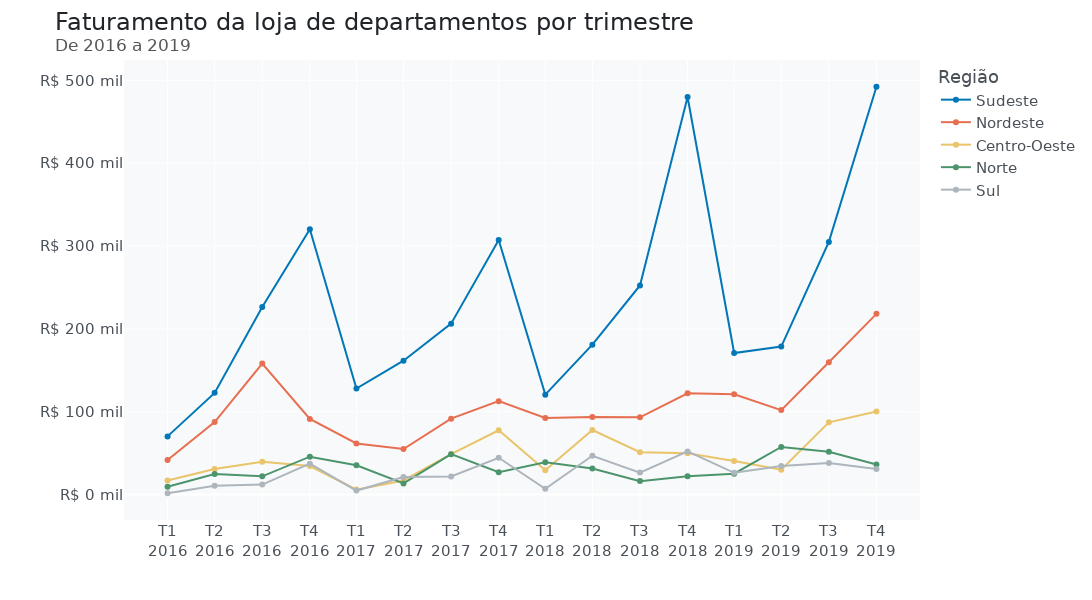

Here is the notebook cell this chart was saved with:
### Code cell
# Importando a biblioteca
import plotly.express as px

# Gerando um gráfico de linha com o faturamento da loja por trimestre dividido por região
fig = px.line(df_regiao, x=df_regiao.index, y=df_regiao.columns, markers = True, labels={"regiao": "Região"},
              color_discrete_sequence=[AZUL2, VERMELHO1, AMARELO1 , VERDE1, CINZA3])

# Ajustando o layout do gráfico
fig.update_layout(width=1300, height=600, font_family = 'DejaVu Sans', font_size=15, 
                   font_color= CINZA2, title_font_color= CINZA1, title_font_size=24, 
                   title_text='Faturamento da loja de departamentos por trimestre' +
                              '<br><sup size=1 style="color:#555655">De 2016 a 2019</sup>',
                   xaxis_title='', yaxis_title='', plot_bgcolor= CINZA5)

# # Ajustando os ticks do eixo y para o formato em milhar
fig.update_yaxes(tickprefix="R$ ", ticksuffix=" mil")

# Ajustando o eixo x com os labels dos trimestres
labels = ['T1<br>2016', 'T2<br>2016', 'T3<br>2016', 'T4<br>2016', 
           'T1<br>2017', 'T2<br>2017', 'T3<br>2017', 'T4<br>2017',
           'T1<br>2018', 'T2<br>2018', 'T3<br>2018', 'T4<br>2018',
           'T1<br>2019', 'T2<br>2019', 'T3<br>2019', 'T4<br>2019',]
fig.update_xaxes(ticktext = labels, tickvals=df_regiao.index)

fig.show()

### Figure 1 — Plotly figure (JSON) as saved in the notebook; plotly's stock layout.template omitted (floating-point values rounded to 4 significant figures)
{"data": [{"hovertemplate": "Região=Sudeste<br>data_pedido=%{x}<br>value=%{y}<extra></extra>", "legendgroup": "Sudeste", "line": {"color": "#0077b6", "dash": "solid"}, "marker": {"symbol": "circle"}, "mode": "lines+markers", "name": "Sudeste", "orientation": "v", "showlegend": true, "type": "scatter", "x": ["2016-03-31T00:00:00.000000000", "2016-06-30T00:00:00.000000000", "2016-09-30T00:00:00.000000000", "2016-12-31T00:00:00.000000000", "2017-03-31T00:00:00.000000000", "2017-06-30T00:00:00.000000000", "2017-09-30T00:00:00.000000000", "2017-12-31T00:00:00.000000000", "2018-03-31T00:00:00.000000000", "2018-06-30T00:00:00.000000000", "2018-09-30T00:00:00.000000000", "2018-12-31T00:00:00.000000000", "2019-03-31T00:00:00.000000000", "2019-06-30T00:00:00.000000000", "2019-09-30T00:00:00.000000000", "2019-12-31T00:00:00.000000000"], "xaxis": "x", "y": [70.18, 122.7, 226.4, 320.3, 127.9, 161.5, 206.3, 307.3, 120.6, 180.9, 252.4, 480.0, 170.8, 178.6, 305.0, 492.3], "yaxis": "y"}, {"hovertemplate": "Região=Nordeste<br>data_pedido=%{x}<br>value=%{y}<extra></extra>", "legendgroup": "Nordeste", "line": {"color": "#e76f51", "dash": "solid"}, "marker": {"symbol": "circle"}, "mode": "lines+markers", "name": "Nordeste", "orientation": "v", "showlegend": true, "type": "scatter", "x": ["2016-03-31T00:00:00.000000000", "2016-06-30T00:00:00.000000000", "2016-09-30T00:00:00.000000000", "2016-12-31T00:00:00.000000000", "2017-03-31T00:00:00.000000000", "2017-06-30T00:00:00.000000000", "2017-09-30T00:00:00.000000000", "2017-12-31T00:00:00.000000000", "2018-03-31T00:00:00.000000000", "2018-06-30T00:00:00.000000000", "2018-09-30T00:00:00.000000000", "2018-12-31T00:00:00.000000000", "2019-03-31T00:00:00.000000000", "2019-06-30T00:00:00.000000000", "2019-09-30T00:00:00.000000000", "2019-12-31T00:00:00.000000000"], "xaxis": "x", "y": [41.73, 87.41, 158.1, 91.27, 61.58, 54.93, 91.6, 112.7, 92.4, 93.71, 93.14, 122.1, 121.1, 101.9, 159.7, 218.1], "yaxis": "y"}, {"hovertemplate": "Região=Centro-Oeste<br>data_pedido=%{x}<br>value=%{y}<extra></extra>", "legendgroup": "Centro-Oeste", "line": {"color": "#e9c46a", "dash": "solid"}, "marker": {"symbol": "circle"}, "mode": "lines+markers", "name": "Centro-Oeste", "orientation": "v", "showlegend": true, "type": "scatter", "x": ["2016-03-31T00:00:00.000000000", "2016-06-30T00:00:00.000000000", "2016-09-30T00:00:00.000000000", "2016-12-31T00:00:00.000000000", "2017-03-31T00:00:00.000000000", "2017-06-30T00:00:00.000000000", "2017-09-30T00:00:00.000000000", "2017-12-31T00:00:00.000000000", "2018-03-31T00:00:00.000000000", "2018-06-30T00:00:00.000000000", "2018-09-30T00:00:00.000000000", "2018-12-31T00:00:00.000000000", "2019-03-31T00:00:00.000000000", "2019-06-30T00:00:00.000000000", "2019-09-30T00:00:00.000000000", "2019-12-31T00:00:00.000000000"], "xaxis": "x", "y": [16.8, 30.83, 39.61, 34.41, 5.9, 16.96, 48.82, 77.54, 29.3, 77.91, 51.03, 49.83, 40.37, 30.02, 87.09, 100.3], "yaxis": "y"}, {"hovertemplate": "Região=Norte<br>data_pedido=%{x}<br>value=%{y}<extra></extra>", "legendgroup": "Norte", "line": {"color": "#4c956c", "dash": "solid"}, "marker": {"symbol": "circle"}, "mode": "lines+markers", "name": "Norte", "orientation": "v", "showlegend": true, "type": "scatter", "x": ["2016-03-31T00:00:00.000000000", "2016-06-30T00:00:00.000000000", "2016-09-30T00:00:00.000000000", "2016-12-31T00:00:00.000000000", "2017-03-31T00:00:00.000000000", "2017-06-30T00:00:00.000000000", "2017-09-30T00:00:00.000000000", "2017-12-31T00:00:00.000000000", "2018-03-31T00:00:00.000000000", "2018-06-30T00:00:00.000000000", "2018-09-30T00:00:00.000000000", "2018-12-31T00:00:00.000000000", "2019-03-31T00:00:00.000000000", "2019-06-30T00:00:00.000000000", "2019-09-30T00:00:00.000000000", "2019-12-31T00:00:00.000000000"], "xaxis": "x", "y": [9.31, 24.68, 21.94, 45.65, 35.25, 13.35, 48.71, 26.86, 39.03, 31.35, 16.16, 22.17, 25.11, 57.4, 51.54, 36.26], "yaxis": "y"}, {"hovertemplate": "Região=Sul<br>data_pedido=%{x}<br>value=%{y}<extra></extra>", "legendgroup": "Sul", "line": {"color": "#adb5bd", "dash": "solid"}, "marker": {"symbol": "circle"}, "mode": "lines+markers", "name": "Sul", "orientation": "v", "showlegend": true, "type": "scatter", "x": ["2016-03-31T00:00:00.000000000", "2016-06-30T00:00:00.000000000", "2016-09-30T00:00:00.000000000", "2016-12-31T00:00:00.000000000", "2017-03-31T00:00:00.000000000", "2017-06-30T00:00:00.000000000", "2017-09-30T00:00:00.000000000", "2017-12-31T00:00:00.000000000", "2018-03-31T00:00:00.000000000", "2018-06-30T00:00:00.000000000", "2018-09-30T00:00:00.000000000", "2018-12-31T00:00:00.000000000", "2019-03-31T00:00:00.000000000", "2019-06-30T00:00:00.000000000", "2019-09-30T00:00:00.000000000", "2019-12-31T00:00:00.000000000"], "xaxis": "x", "y": [1.51, 10.62, 11.97, 37.19, 4.75, 21.23, 21.68, 44.34, 6.95, 46.78, 26.43, 52.02, 26.18, 34.39, 37.99, 30.85], "yaxis": "y"}], "layout": {"font": {"color": "#495057", "family": "DejaVu Sans", "size": 15}, "height": 600, "legend": {"title": {"text": "Região"}, "tracegroupgap": 0}, "margin": {"t": 60}, "plot_bgcolor": "#f8f9fa", "title": {"font": {"color": "#212529", "size": 24}, "text": "Faturamento da loja de departamentos por trimestre<br><sup size=1 style=\"color:#555655\">De 2016 a 2019</sup>"}, "width": 1300, "xaxis": {"anchor": "y", "domain": [0, 1], "ticktext": ["T1<br>2016", "T2<br>2016", "T3<br>2016", "T4<br>2016", "T1<br>2017", "T2<br>2017", "T3<br>2017", "T4<br>2017", "T1<br>2018", "T2<br>2018", "T3<br>2018", "T4<br>2018", "T1<br>2019", "T2<br>2019", "T3<br>2019", "T4<br>2019"], "tickvals": ["2016-03-31T00:00:00.000000000", "2016-06-30T00:00:00.000000000", "2016-09-30T00:00:00.000000000", "2016-12-31T00:00:00.000000000", "2017-03-31T00:00:00.000000000", "2017-06-30T00:00:00.000000000", "2017-09-30T00:00:00.000000000", "2017-12-31T00:00:00.000000000", "2018-03-31T00:00:00.000000000", "2018-06-30T00:00:00.000000000", "2018-09-30T00:00:00.000000000", "2018-12-31T00:00:00.000000000", "2019-03-31T00:00:00.000000000", "2019-06-30T00:00:00.000000000", "2019-09-30T00:00:00.000000000", "2019-12-31T00:00:00.000000000"], "title": {"text": ""}}, "yaxis": {"anchor": "x", "domain": [0, 1], "tickprefix": "R$ ", "ticksuffix": " mil", "title": {"text": ""}}}}
